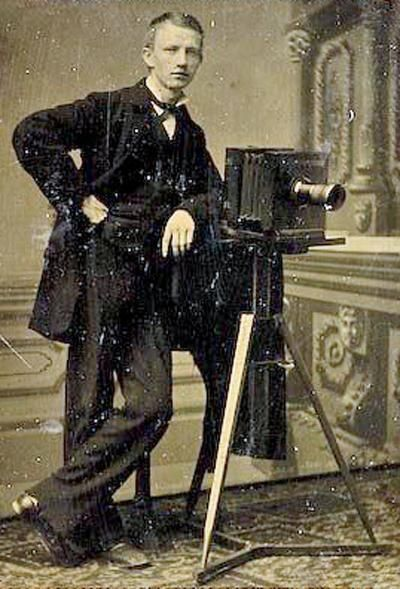
#> input picture deep_learning/OpenCV/otsu_images.jpeg, 400 x 589 px, found by its file name
$ python threshold.py
#> lines starting #> are read from the running program, lines starting #| are printed output that depends on the picture; after the words box and inside, x2 and y2 are one past the last pixel; in counts of white or black regions, pixels touching at a corner belong together


import cv2 as cv
import numpy as np
import matplotlib.pyplot as plt

# [35 lines of commented-out code are left out]

img=cv.imread("deep_learning/OpenCV/otsu_images.jpeg")
#> img is the input picture: shape (589, 400, 3); mean B, G, R 74, 92.4, 100.6

# cv.imshow("original",img)
gray= cv.cvtColor(img,cv.COLOR_BGR2GRAY)
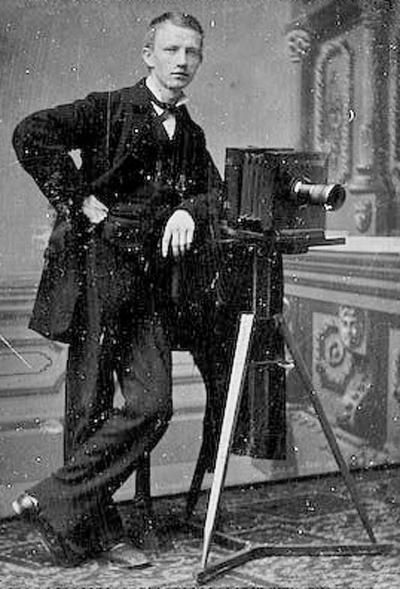
#> gray: shape (589, 400); min 0, max 255, mean 92.8

ret,thresh1= cv.threshold(gray, 0, 255, cv.THRESH_BINARY+cv.THRESH_OTSU )
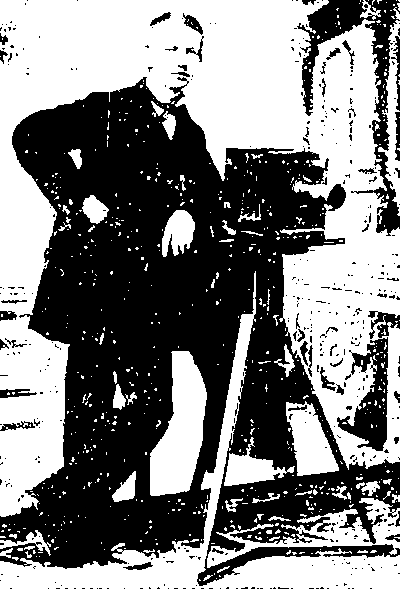
#> thresh1: shape (589, 400); 50.3% white; 417 black regions (369 under 20 px), largest, box (x1, y1, x2, y2) and area: (0, 77, 400, 586) 104007, (297, 0, 400, 236) 5543, (337, 337, 388, 451) 2661
#> ret = 92

cv.imshow("gray",gray)
cv.imshow("Otsu",thresh1)
print(ret)
#| 92.0

hist=cv.calcHist([gray],[0], None,[256],[0,256])
#> hist = 256 values, max 1996 at index 1, min 1 at index 255, mean 920.3
plt.plot(hist)
plt.show()
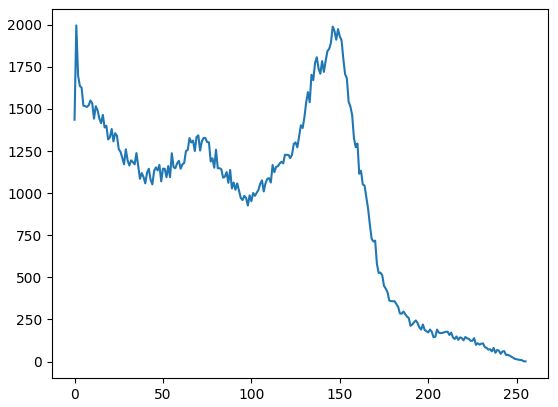
#> figure drawn by matplotlib, 1 panel; curve peaks at x = 1, y = 1996


cv.waitKey(0)
cv.destroyAllWindows()
